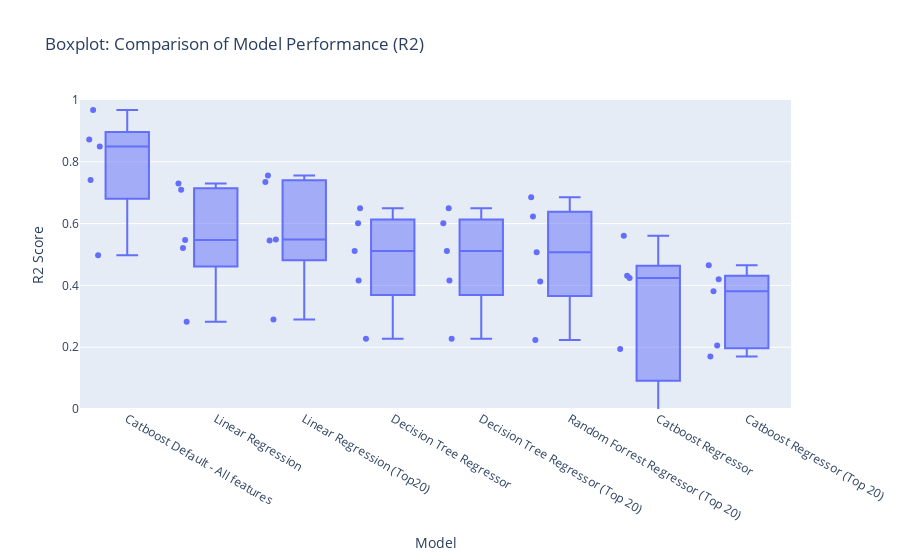

Source (notebook cell):
### Code cell
import plotly.express as px

fig = px.box(pd.melt(df_cvPerformance_Models),
             x="variable",
             y="value",
             points="all",
             range_y=[0,1],
             labels=dict(variable="Model",
                         value="R2 Score"),
             title="Boxplot: Comparison of Model Performance (R2)"

             )
fig.show()

### Figure 1 — Plotly figure (JSON) as saved in the notebook; plotly's stock layout.template omitted (floating-point values rounded to 4 significant figures)
{"data": [{"alignmentgroup": "True", "boxpoints": "all", "hovertemplate": "Model=%{x}<br>R2 Score=%{y}<extra></extra>", "legendgroup": "", "marker": {"color": "#636efa"}, "name": "", "notched": false, "offsetgroup": "", "orientation": "v", "showlegend": false, "x": ["Catboost Default - All features", "Catboost Default - All features", "Catboost Default - All features", "Catboost Default - All features", "Catboost Default - All features", "Linear Regression", "Linear Regression", "Linear Regression", "Linear Regression", "Linear Regression", "Linear Regression (Top20)", "Linear Regression (Top20)", "Linear Regression (Top20)", "Linear Regression (Top20)", "Linear Regression (Top20)", "Decision Tree Regressor", "Decision Tree Regressor", "Decision Tree Regressor", "Decision Tree Regressor", "Decision Tree Regressor", "Decision Tree Regressor (Top 20)", "Decision Tree Regressor (Top 20)", "Decision Tree Regressor (Top 20)", "Decision Tree Regressor (Top 20)", "Decision Tree Regressor (Top 20)", "Random Forrest Regressor (Top 20)", "Random Forrest Regressor (Top 20)", "Random Forrest Regressor (Top 20)", "Random Forrest Regressor (Top 20)", "Random Forrest Regressor (Top 20)", "Catboost Regressor", "Catboost Regressor", "Catboost Regressor", "Catboost Regressor", "Catboost Regressor", "Catboost Regressor (Top 20)", "Catboost Regressor (Top 20)", "Catboost Regressor (Top 20)", "Catboost Regressor (Top 20)", "Catboost Regressor (Top 20)"], "x0": " ", "xaxis": "x", "y": [0.498, 0.7408, 0.9676, 0.8499, 0.8724, 0.2824, 0.7301, 0.7096, 0.5468, 0.5207, 0.2898, 0.7347, 0.7556, 0.5484, 0.5453, 0.2274, 0.6011, 0.6495, 0.4162, 0.5112, 0.2274, 0.6011, 0.6495, 0.4162, 0.5112, 0.2234, 0.6229, 0.6855, 0.4127, 0.5077, 0.1944, 0.5611, -0.2163, 0.4316, 0.4242, 0.2052, 0.465, 0.1697, 0.4199, 0.3807], "y0": " ", "yaxis": "y", "type": "box"}], "layout": {"xaxis": {"anchor": "y", "domain": [0.0, 1.0], "title": {"text": "Model"}}, "yaxis": {"anchor": "x", "domain": [0.0, 1.0], "title": {"text": "R2 Score"}, "range": [0, 1]}, "legend": {"tracegroupgap": 0}, "title": {"text": "Boxplot: Comparison of Model Performance (R2)"}, "boxmode": "group"}}
